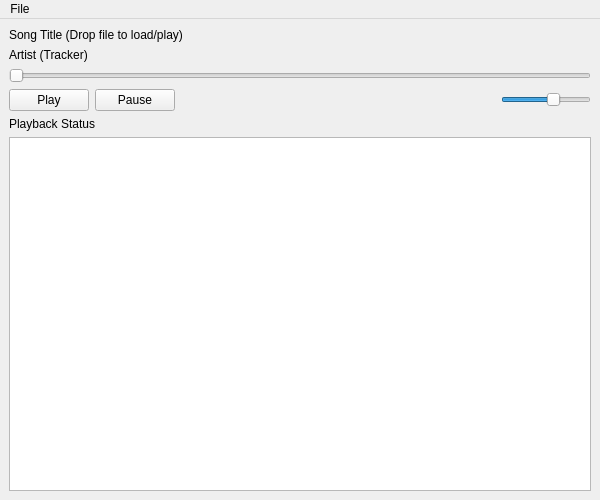
<?xml version="1.0" encoding="UTF-8"?>
<ui version="4.0">
 <class>MainWindow</class>
 <widget class="QMainWindow" name="MainWindow">
  <property name="geometry">
   <rect>
    <x>0</x>
    <y>0</y>
    <width>600</width>
    <height>500</height>
   </rect>
  </property>
  <property name="acceptDrops">
   <bool>true</bool>
  </property>
  <property name="windowTitle">
   <string>MainWindow</string>
  </property>
  <widget class="QWidget" name="centralwidget">
   <layout class="QVBoxLayout" name="verticalLayout">
    <item>
     <widget class="QLabel" name="songTitle">
      <property name="text">
       <string>Song Title (Drop file to load/play)</string>
      </property>
     </widget>
    </item>
    <item>
     <widget class="QLabel" name="label_4">
      <property name="text">
       <string>Artist (Tracker)</string>
      </property>
     </widget>
    </item>
    <item>
     <widget class="QSlider" name="horizontalSlider">
      <property name="orientation">
       <enum>Qt::Horizontal</enum>
      </property>
     </widget>
    </item>
    <item>
     <layout class="QHBoxLayout" name="horizontalLayout" stretch="0,0,1,0">
      <item>
       <widget class="QPushButton" name="pushButton_2">
        <property name="text">
         <string>Play</string>
        </property>
       </widget>
      </item>
      <item>
       <widget class="QPushButton" name="pushButton_3">
        <property name="text">
         <string>Pause</string>
        </property>
       </widget>
      </item>
      <item>
       <spacer name="horizontalSpacer">
        <property name="orientation">
         <enum>Qt::Horizontal</enum>
        </property>
        <property name="sizeHint" stdset="0">
         <size>
          <width>40</width>
          <height>20</height>
         </size>
        </property>
       </spacer>
      </item>
      <item>
       <widget class="QSlider" name="horizontalSlider_2">
        <property name="minimumSize">
         <size>
          <width>90</width>
          <height>0</height>
         </size>
        </property>
        <property name="minimum">
         <number>-1500</number>
        </property>
        <property name="maximum">
         <number>1000</number>
        </property>
        <property name="orientation">
         <enum>Qt::Horizontal</enum>
        </property>
       </widget>
      </item>
     </layout>
    </item>
    <item>
     <widget class="QLabel" name="playbackStatus">
      <property name="text">
       <string>Playback Status</string>
      </property>
     </widget>
    </item>
    <item>
     <widget class="QPlainTextEdit" name="plainTextEdit">
      <property name="readOnly">
       <bool>true</bool>
      </property>
     </widget>
    </item>
   </layout>
  </widget>
  <widget class="QMenuBar" name="menubar">
   <property name="geometry">
    <rect>
     <x>0</x>
     <y>0</y>
     <width>600</width>
     <height>25</height>
    </rect>
   </property>
   <widget class="QMenu" name="menuFile">
    <property name="title">
     <string>File</string>
    </property>
    <addaction name="actionOpen"/>
   </widget>
   <addaction name="menuFile"/>
  </widget>
  <action name="actionOpen">
   <property name="text">
    <string>&amp;Open</string>
   </property>
  </action>
 </widget>
 <resources/>
 <connections/>
</ui>
